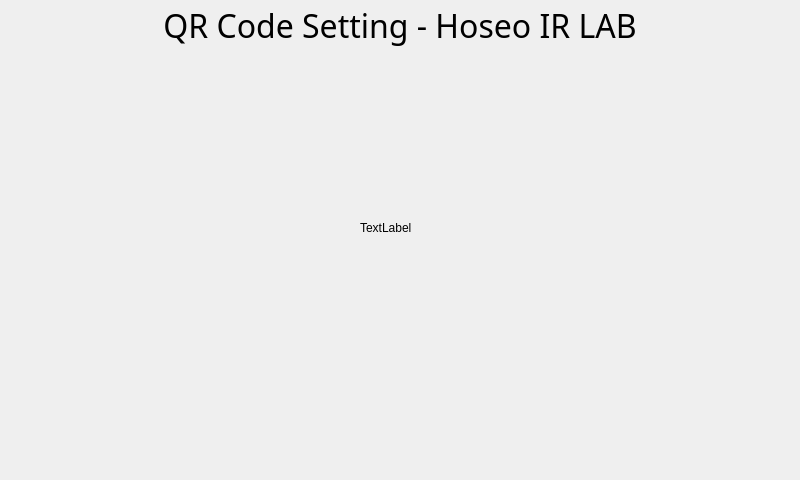
<?xml version="1.0" encoding="UTF-8"?>
<ui version="4.0">
 <class>MainWindow</class>
 <widget class="QMainWindow" name="MainWindow">
  <property name="geometry">
   <rect>
    <x>0</x>
    <y>0</y>
    <width>800</width>
    <height>480</height>
   </rect>
  </property>
  <property name="minimumSize">
   <size>
    <width>800</width>
    <height>480</height>
   </size>
  </property>
  <property name="maximumSize">
   <size>
    <width>800</width>
    <height>480</height>
   </size>
  </property>
  <property name="windowTitle">
   <string>MainWindow</string>
  </property>
  <widget class="QWidget" name="centralwidget">
   <widget class="QLabel" name="top_label">
    <property name="geometry">
     <rect>
      <x>0</x>
      <y>0</y>
      <width>800</width>
      <height>50</height>
     </rect>
    </property>
    <property name="minimumSize">
     <size>
      <width>800</width>
      <height>50</height>
     </size>
    </property>
    <property name="maximumSize">
     <size>
      <width>800</width>
      <height>50</height>
     </size>
    </property>
    <property name="font">
     <font>
      <family>Apple SD Gothic Neo</family>
      <pointsize>24</pointsize>
     </font>
    </property>
    <property name="acceptDrops">
     <bool>false</bool>
    </property>
    <property name="autoFillBackground">
     <bool>false</bool>
    </property>
    <property name="frameShape">
     <enum>QFrame::NoFrame</enum>
    </property>
    <property name="text">
     <string>QR Code Setting - Hoseo IR LAB</string>
    </property>
    <property name="scaledContents">
     <bool>false</bool>
    </property>
    <property name="alignment">
     <set>Qt::AlignCenter</set>
    </property>
    <property name="wordWrap">
     <bool>false</bool>
    </property>
    <property name="openExternalLinks">
     <bool>false</bool>
    </property>
    <property name="textInteractionFlags">
     <set>Qt::LinksAccessibleByMouse</set>
    </property>
   </widget>
   <widget class="QLabel" name="qr_label">
    <property name="geometry">
     <rect>
      <x>360</x>
      <y>220</y>
      <width>60</width>
      <height>16</height>
     </rect>
    </property>
    <property name="text">
     <string>TextLabel</string>
    </property>
   </widget>
  </widget>
 </widget>
 <resources/>
 <connections/>
</ui>
